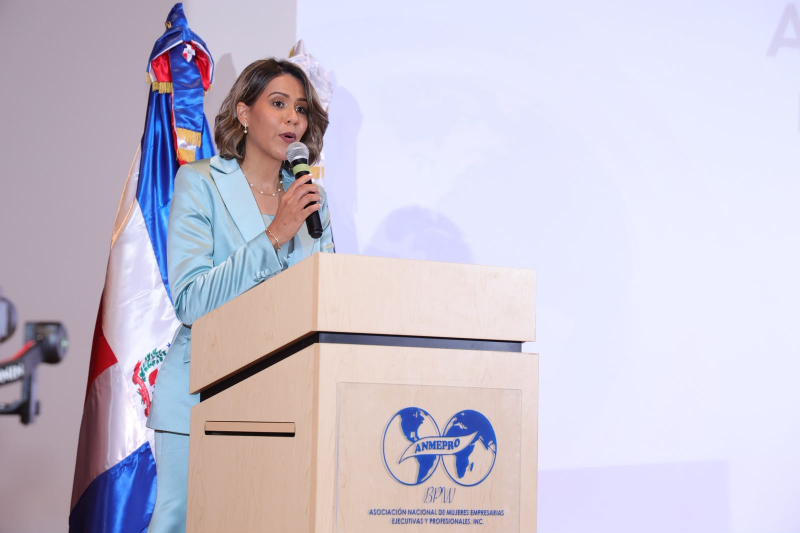
#> input picture muestras/anmepro/foto-original.jpeg, 1600 x 1066 px (shown at 1/2 size)
$ python degradado_hola.py muestras/anmepro/foto-original.jpeg out.png
#> lines starting #> are read from the running program, lines starting #| are printed output that depends on the picture
import argparse
import os
from PIL import Image, ImageDraw, ImageFont, ImageOps


def find_font(font_size: int) -> ImageFont.FreeTypeFont:
    candidates = [
        "/usr/share/fonts/truetype/dejavu/DejaVuSansCondensed-Bold.ttf",
        "/usr/share/fonts/truetype/dejavu/DejaVuSans-Bold.ttf",
        "/usr/share/fonts/truetype/dejavu/DejaVuSans.ttf",
        "C:\\Windows\\Fonts\\arialbd.ttf",
        "C:\\Windows\\Fonts\\arial.ttf",
        "/System/Library/Fonts/Supplemental/Arial Bold.ttf",
        "/System/Library/Fonts/Supplemental/Arial.ttf",
        "/Library/Fonts/Arial Bold.ttf",
        "/Library/Fonts/Arial.ttf",
        "DejaVuSansCondensed-Bold.ttf",
        "DejaVuSans-Bold.ttf",
        "DejaVuSans.ttf",
        "arialbd.ttf",
        "arial.ttf",
    ]

    for path in candidates:
        try:
            if os.path.exists(path) or (":" not in path and "/" not in path):
                return ImageFont.truetype(path, font_size)
        except Exception:
            pass

    return ImageFont.load_default()


def _parse_rgb(s: str) -> tuple[int, int, int]:
    parts = [p.strip() for p in str(s).split(",")]
    if len(parts) != 3:
        raise ValueError('El color debe ser "R,G,B" (ej: 24,68,117)')
    r, g, b = (int(p) for p in parts)
    return (max(0, min(255, r)), max(0, min(255, g)), max(0, min(255, b)))


def _parse_size(s: str) -> tuple[int, int]:
    """
    Lee tamaños tipo '1080x1350' o '1638x2048'.
    Si viene vacío, devuelve (0, 0).
    """
    s = (s or "").lower().replace(" ", "")
    if not s:
        return (0, 0)
    if "x" not in s:
        raise ValueError('Usa --out-size como "1080x1350" o "1638x2048"')
    a, b = s.split("x", 1)
    w, h = int(a), int(b)
    if w < 10 or h < 10:
        raise ValueError("El tamaño es demasiado pequeño.")
    return (w, h)


def resize_cover(img: Image.Image, out_w: int, out_h: int, crop_x: float = 0.5, crop_y: float = 0.5) -> Image.Image:
    """
    Redimensiona y recorta para llenar EXACTO el tamaño (cover), manteniendo proporción.
    Útil para pasar de horizontal a vertical tipo 4:5.
    crop_x/crop_y controlan el centro del recorte (0..1).
    """
    if out_w <= 0 or out_h <= 0:
        return img

    crop_x = 0.0 if crop_x < 0.0 else (1.0 if crop_x > 1.0 else crop_x)
    crop_y = 0.0 if crop_y < 0.0 else (1.0 if crop_y > 1.0 else crop_y)

    try:
        method = Image.Resampling.LANCZOS
    except Exception:
        method = Image.LANCZOS

    return ImageOps.fit(img, (out_w, out_h), method=method, centering=(crop_x, crop_y))


def _smoothstep(t: float) -> float:
    """Suaviza una transición 0..1 (ease-in-out)."""
    t = 0.0 if t < 0.0 else (1.0 if t > 1.0 else t)
    return t * t * (3.0 - 2.0 * t)


def make_gradient_column_rgba(
    height: int,
    fade_start: float,
    solid_start: float,
    max_alpha: int,
    gamma: float,
    fade_rgb: tuple[int, int, int],
    top_rgb: tuple[int, int, int],
    mid_rgb: tuple[int, int, int],
    bottom_rgb: tuple[int, int, int],
    mid_pos: float,
) -> Image.Image:
    """
    Columna (1px) RGBA con:
    - Zona arriba: transparente
    - Zona de transición larga y suave (fade_start..solid_start)
    - Banda sólida abajo con gradiente de color (top->mid->bottom)
    """
    height = max(2, int(height))

    fade_start = max(0.0, min(1.0, float(fade_start)))
    solid_start = max(0.0, min(1.0, float(solid_start)))
    if solid_start <= fade_start:
        solid_start = min(1.0, fade_start + 0.05)

    max_alpha = max(0, min(255, int(max_alpha)))
    gamma = max(0.01, float(gamma))
    mid_pos = max(0.05, min(0.95, float(mid_pos)))

    y_fade = int(height * fade_start)
    y_solid = int(height * solid_start)

    y_fade = min(y_fade, height - 2)
    y_solid = min(max(y_solid, y_fade + 1), height - 1)

    fade_span = max(1, y_solid - y_fade)
    band_span = max(1, (height - 1) - y_solid)
    y_mid = y_solid + int(band_span * mid_pos)
    y_mid = max(y_solid + 1, min(height - 2, y_mid))

    data = bytearray(height * 4)

    for y in range(height):
        if y < y_fade:
            a = 0
            r, g, b = fade_rgb
        elif y < y_solid:
            t = (y - y_fade) / float(fade_span)  # 0..1
            t = _smoothstep(t)
            t = t ** gamma
            a = int(t * max_alpha)

            r = int(fade_rgb[0] * (1 - t) + top_rgb[0] * t)
            g = int(fade_rgb[1] * (1 - t) + top_rgb[1] * t)
            b = int(fade_rgb[2] * (1 - t) + top_rgb[2] * t)
        else:
            a = max_alpha
            if y <= y_mid:
                tt = (y - y_solid) / float(max(1, y_mid - y_solid))
                tt = _smoothstep(tt)
                r = int(top_rgb[0] * (1 - tt) + mid_rgb[0] * tt)
                g = int(top_rgb[1] * (1 - tt) + mid_rgb[1] * tt)
                b = int(top_rgb[2] * (1 - tt) + mid_rgb[2] * tt)
            else:
                tt = (y - y_mid) / float(max(1, (height - 1) - y_mid))
                tt = _smoothstep(tt)
                r = int(mid_rgb[0] * (1 - tt) + bottom_rgb[0] * tt)
                g = int(mid_rgb[1] * (1 - tt) + bottom_rgb[1] * tt)
                b = int(mid_rgb[2] * (1 - tt) + bottom_rgb[2] * tt)

        i = y * 4
        data[i + 0] = max(0, min(255, r))
        data[i + 1] = max(0, min(255, g))
        data[i + 2] = max(0, min(255, b))
        data[i + 3] = max(0, min(255, a))

    return Image.frombytes("RGBA", (1, height), bytes(data))


def apply_gradient_band(
    img: Image.Image,
    fade_start: float,
    solid_start: float,
    max_alpha: int,
    gamma: float,
    fade_rgb: tuple[int, int, int],
    top_rgb: tuple[int, int, int],
    mid_rgb: tuple[int, int, int],
    bottom_rgb: tuple[int, int, int],
    mid_pos: float,
) -> Image.Image:
    img = img.convert("RGBA")
    w, h = img.size
    col = make_gradient_column_rgba(
        height=h,
        fade_start=fade_start,
        solid_start=solid_start,
        max_alpha=max_alpha,
        gamma=gamma,
        fade_rgb=fade_rgb,
        top_rgb=top_rgb,
        mid_rgb=mid_rgb,
        bottom_rgb=bottom_rgb,
        mid_pos=mid_pos,
    )
    overlay = col.resize((w, h), resample=Image.BILINEAR)
    return Image.alpha_composite(img, overlay)


def _measure_line_raw(draw: ImageDraw.ImageDraw, line: str, font: ImageFont.FreeTypeFont, tracking: int) -> tuple[int, int, list[int]]:
    char_widths = []
    total = 0
    max_h = 0
    for ch in line:
        bbox = draw.textbbox((0, 0), ch, font=font)
        cw = bbox[2] - bbox[0]
        ch_h = bbox[3] - bbox[1]
        char_widths.append(cw)
        total += cw
        if ch_h > max_h:
            max_h = ch_h
    if len(line) > 1:
        total += tracking * (len(line) - 1)
    line_h = max(max_h, int(font.size * 1.05))
    return max(1, int(total)), max(1, int(line_h)), char_widths


def _wrap_text_to_width(draw: ImageDraw.ImageDraw, text: str, font: ImageFont.FreeTypeFont, tracking: int, max_width_px: int) -> list[str]:
    if "\n" in text:
        return [ln.strip() for ln in text.splitlines() if ln.strip()]

    words = [w for w in text.split(" ") if w]
    if not words:
        return [""]

    lines = []
    current = words[0]
    for w in words[1:]:
        candidate = f"{current} {w}"
        raw_w, _, _ = _measure_line_raw(draw, candidate, font, tracking)
        if raw_w <= max_width_px:
            current = candidate
        else:
            lines.append(current)
            current = w
    lines.append(current)
    return lines


def _render_line_image(line: str, font: ImageFont.FreeTypeFont, tracking: int, stroke: int) -> Image.Image:
    dummy = Image.new("RGBA", (10, 10))
    d = ImageDraw.Draw(dummy)
    raw_w, line_h, char_widths = _measure_line_raw(d, line, font, tracking)

    layer = Image.new("RGBA", (raw_w + stroke * 4, line_h + stroke * 4), (0, 0, 0, 0))
    draw = ImageDraw.Draw(layer)

    x = stroke * 2
    y = stroke * 2

    cx = x
    for i, ch in enumerate(line):
        draw.text(
            (cx, y),
            ch,
            font=font,
            fill=(255, 255, 255, 255),
            stroke_width=stroke,
            stroke_fill=(0, 0, 0, 255),
        )
        cx += char_widths[i] + (tracking if i < len(line) - 1 else 0)

    return layer


def _fit_title_lines(draw, text, font, tracking, stroke, x_scale,
                     line_spacing, max_width, max_height):
    """Keep the font size; shorten overflowing titles at word boundaries."""
    # Reserve the transparent padding and stroke used by _render_line_image.
    wrap_width = max(1, int(max_width / x_scale) - stroke * 4)

    def layout(candidate):
        lines = _wrap_text_to_width(draw, candidate, font, tracking, wrap_width)
        lines = [line for line in lines if line.strip()]
        if not lines:
            return None
        sizes = [_measure_line_raw(draw, line, font, tracking)[:2] for line in lines]
        heights = [height + stroke * 4 for _, height in sizes]
        step = int(heights[0] * line_spacing)
        height = max(i * step + h for i, h in enumerate(heights))
        width = max(max(1, int((w + stroke * 4) * x_scale)) for w, _ in sizes)
        return lines if width <= max_width and height <= max_height else None

    full = layout(text)
    if full is not None:
        return full

    best = layout('...')
    if best is None:
        raise ValueError('El area del titular es demasiado pequena para los puntos suspensivos.')
    prefix = []
    for word in text.split():
        prefix.append(word)
        candidate = ' '.join(prefix).rstrip('.,;:!?') + '...'
        fitted = layout(candidate)
        if fitted is None:
            break
        best = fitted
    return best


def draw_center_text(
    img: Image.Image,
    text: str,
    *,
    max_width_ratio: float = 0.94,
    top_ratio: float = 0.44,
    bottom_ratio: float = 0.98,
    x_scale: float = 0.65,
    tracking_ratio: float = -0.015,
    stroke: int = 3,
    line_spacing: float = 0.88,
    start_font_ratio: float = 0.09,
    min_font_size: int = 14,
) -> Image.Image:
    img = img.convert("RGBA")
    w, h = img.size

    text = (text or "").replace("\\n", "\n").strip()
    if not text:
        return img

    text = text.upper()

    max_width_ratio = max(0.2, min(0.98, float(max_width_ratio)))
    top_ratio = max(0.0, min(0.95, float(top_ratio)))
    bottom_ratio = max(top_ratio + 0.05, min(1.0, float(bottom_ratio)))
    x_scale = max(0.4, min(1.0, float(x_scale)))
    line_spacing = max(0.6, min(1.6, float(line_spacing)))
    stroke = max(0, int(stroke))

    max_block_w = int(w * max_width_ratio)
    block_top = int(h * top_ratio)
    block_bottom = int(h * bottom_ratio)
    max_block_h = max(10, block_bottom - block_top)

    font_size = int(h * start_font_ratio)
    font_size = max(min_font_size, font_size)

    dummy = Image.new("RGBA", (10, 10))
    d = ImageDraw.Draw(dummy)

    font = find_font(font_size)
    tracking = int(font_size * float(tracking_ratio))
    lines = _fit_title_lines(
        d, text, font, tracking, stroke, x_scale, line_spacing,
        max_block_w, max_block_h,
    )
    line_imgs = []
    for line in lines:
        layer = _render_line_image(line, font, tracking, stroke)
        layer = layer.resize(
            (max(1, int(layer.width * x_scale)), layer.height),
            resample=Image.BICUBIC,
        )
        line_imgs.append(layer)
    line_step = int(line_imgs[0].height * line_spacing)
    total_h = max(i * line_step + layer.height for i, layer in enumerate(line_imgs))
    start_y = block_top + int((max_block_h - total_h) / 2)

    out = img.copy()
    y = start_y

    for ln_img in line_imgs:
        x = int((w - ln_img.width) / 2)
        out.alpha_composite(ln_img, (x, y))
        y += line_step

    return out


def main():
    parser = argparse.ArgumentParser()
    parser.add_argument("input", help="Imagen de entrada (jpg/png/webp, etc.)")
    parser.add_argument("output", help="Imagen de salida (recomendado .png)")
    parser.add_argument("--text", default="hola mundo", help='Texto (default: "hola mundo")')

    # --- SALIDA 4:5 por defecto (para que se parezca a tu imagen 2 en proporción/tamaño) ---
    parser.add_argument(
        "--out-size",
        default="1080x1350",
        help='Tamaño final "ANCHOxALTO" (default: 1080x1350, formato 4:5).',
    )
    parser.add_argument(
        "--no-resize",
        action="store_true",
        help="No cambia el tamaño/recorte: respeta el tamaño original de la imagen.",
    )
    parser.add_argument("--crop-x", type=float, default=0.50, help="Centro horizontal del recorte (0..1). Default 0.50")
    parser.add_argument("--crop-y", type=float, default=0.50, help="Centro vertical del recorte (0..1). Default 0.50")

    # Degradado
    parser.add_argument("--blue", default="20,60,105", help='(Compat) Azul base RGB "R,G,B". Si lo pasas, sobre-escribe --mid-color. Default 20,60,105')
    parser.add_argument("--fade-start", type=float, default=0.47, help="Altura donde el degradado empieza desde transparente (0..1). Default 0.47")
    parser.add_argument("--solid-start", type=float, default=0.65, help="Altura donde la banda ya es sólida (0..1). Default 0.65")
    parser.add_argument("--max-alpha", type=int, default=255, help="Opacidad máxima del overlay (0..255). Default 255")
    parser.add_argument("--gamma", type=float, default=1.0, help="Curva adicional (>=0.01). 1.0 = natural. >1 = más suave/lento. Default 1.0")

    parser.add_argument("--fade-color", default="0,0,0", help='Color hacia donde se oscurece al volverse transparente (default: 0,0,0)')
    parser.add_argument("--top-color", default="8,20,45", help='Color en la parte alta de la banda ("2") (default: 8,20,45)')
    parser.add_argument("--mid-color", default="20,60,105", help='Color en el medio de la banda ("1.2") (default: 20,60,105)')
    parser.add_argument("--bottom-color", default="70,115,175", help='Color en la parte baja de la banda ("1") (default: 70,115,175)')
    parser.add_argument("--mid-pos", type=float, default=0.45, help='Posición relativa (0..1) del punto medio "1.2" dentro de la banda sólida. Default 0.45')

    # Texto estilo titular
    parser.add_argument("--text-max-width", type=float, default=0.94, help="Ancho máximo del bloque de texto (0..1). Default 0.94")
    parser.add_argument("--text-top", type=float, default=0.44, help="Inicio vertical del área del texto (0..1). Default 0.44")
    parser.add_argument("--text-bottom", type=float, default=0.98, help="Fin vertical del área del texto (0..1). Default 0.98")
    parser.add_argument("--text-x-scale", type=float, default=0.65, help="Compresión horizontal del texto (0.4..1). Default 0.65")
    parser.add_argument("--text-tracking", type=float, default=-0.015, help="Tracking relativo al tamaño de fuente. Default -0.015")
    parser.add_argument("--text-stroke", type=int, default=3, help="Grosor del borde negro. Default 3")
    parser.add_argument("--text-line-spacing", type=float, default=0.88, help="Espaciado entre líneas. <1 más pegado. Default 0.88")
    parser.add_argument("--text-start-font", type=float, default=0.09, help="Tamano fijo relativo a la altura; si no cabe, acorta con ... Default 0.09")
    parser.add_argument("--text-min-font", type=int, default=14, help="Tamaño mínimo de fuente. Default 14")

    args = parser.parse_args()

    # Colores
    blue_rgb = _parse_rgb(args.blue)
    fade_rgb = _parse_rgb(args.fade_color)
    top_rgb = _parse_rgb(args.top_color)
    mid_rgb = _parse_rgb(args.mid_color)
    bottom_rgb = _parse_rgb(args.bottom_color)

    # Compat: --blue manda sobre mid_rgb
    mid_rgb = blue_rgb

    img = Image.open(args.input)
#> img is the input picture: PIL image 1600x1066 RGB; mean R, G, B 202.5, 196.6, 212.3
    img = ImageOps.exif_transpose(img)

    # --- Recorte/resize tipo cover (4:5 por defecto) ---
    if not args.no_resize:
        out_w, out_h = _parse_size(args.out_size)
        if out_w and out_h:
            img = resize_cover(img, out_w, out_h, crop_x=args.crop_x, crop_y=args.crop_y)
#> in resize_cover, `return ImageOps.fit(img, (out_w, out_h), method=method, centering=(cro..`:
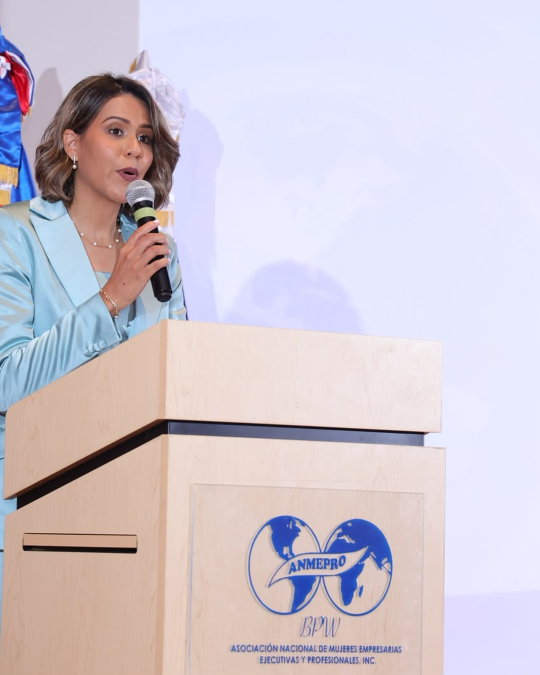
#> returned value: PIL image 1080x1350 RGB (shown at 1/2 size); mean R, G, B 208.7, 200.2, 210.4

    out = apply_gradient_band(
        img,
        fade_start=args.fade_start,
        solid_start=args.solid_start,
        max_alpha=args.max_alpha,
        gamma=args.gamma,
        fade_rgb=fade_rgb,
        top_rgb=top_rgb,
        mid_rgb=mid_rgb,
        bottom_rgb=bottom_rgb,
        mid_pos=args.mid_pos,
    )
#> in apply_gradient_band, `overlay = col.resize((w, h), resample=Image.BILINEAR)`:
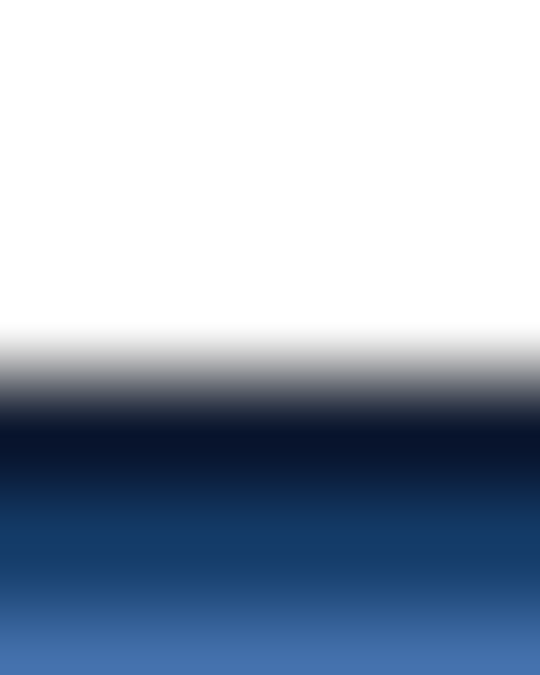
#> overlay: PIL image 1080x1350 RGBA (shown at 1/2 size); mean R, G, B, A 11.3, 24.6, 42.5, 112.1; transparent parts drawn white
#> in apply_gradient_band, `return Image.alpha_composite(img, overlay)`:
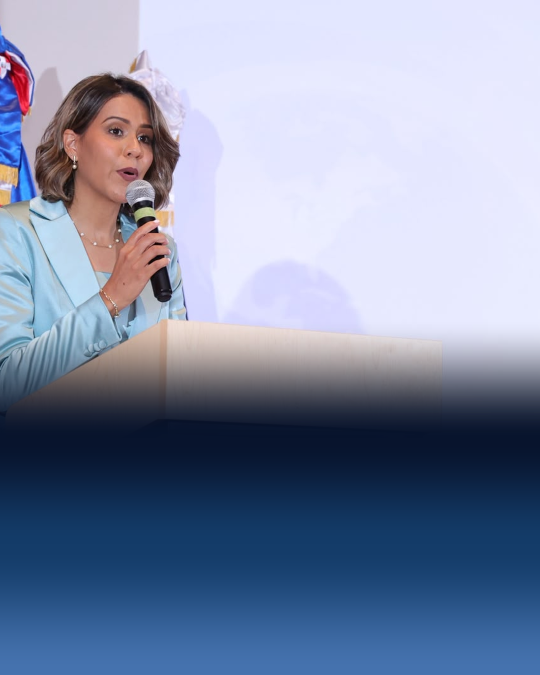
#> returned value: PIL image 1080x1350 RGBA (shown at 1/2 size); mean R, G, B, A 128.3, 140.1, 167.3, 255

    out = draw_center_text(
        out,
        args.text,
        max_width_ratio=args.text_max_width,
        top_ratio=args.text_top,
        bottom_ratio=args.text_bottom,
        x_scale=args.text_x_scale,
        tracking_ratio=args.text_tracking,
        stroke=args.text_stroke,
        line_spacing=args.text_line_spacing,
        start_font_ratio=args.text_start_font,
        min_font_size=args.text_min_font,
    )
#> the loop in draw_center_text, `for line in lines:` made 1 pass
#> pass 1, in draw_center_text, `layer = _render_line_image(line, font, tracking, stroke)`:
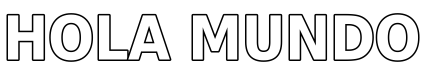
#> layer: PIL image 848x139 RGBA (shown at 1/2 size); mean R, G, B, A 79.2, 79.2, 79.2, 105.2; transparent parts drawn white
#> pass 1, in draw_center_text, `layer = layer.resize( (max(1, int(layer.width * x_scale)), layer.heigh..`:
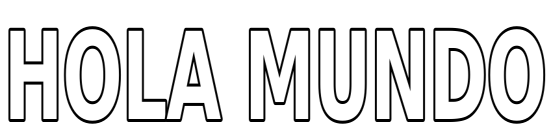
#> layer: PIL image 551x139 RGBA; mean R, G, B, A 79.2, 79.2, 79.2, 105.2; transparent parts drawn white
#> after the loop in draw_center_text, `for line in lines:`: line_imgs = 1 item
#> in draw_center_text, `total_h = max(i * line_step + layer.height for i, layer in enumerate(l..`: total_h = 139
#> in draw_center_text, `start_y = block_top + int((max_block_h - total_h) / 2)`: start_y = 889
#> the loop in draw_center_text, `for ln_img in line_imgs:` made 1 pass
#> (x, y) on pass 1: (264, 1011)
#> after the loop in draw_center_text, `for ln_img in line_imgs:`:
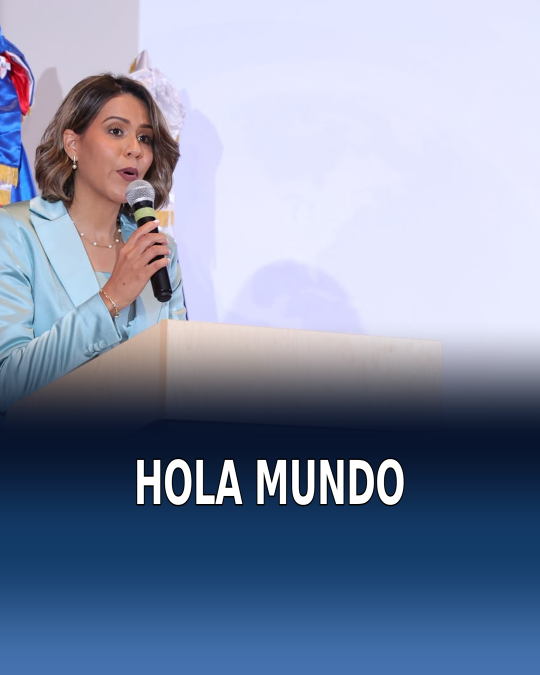
#> out: PIL image 1080x1350 RGBA (shown at 1/2 size); mean R, G, B, A 132.2, 143.5, 170, 255
#> after the loop in draw_center_text, `for ln_img in line_imgs:`: y = 1011

    ext = os.path.splitext(args.output.lower())[1]
    if ext in [".jpg", ".jpeg"]:
        out = out.convert("RGB")

    out.save(args.output)
    print(f"✅ Listo: {args.output}")


if __name__ == "__main__":
    main()
